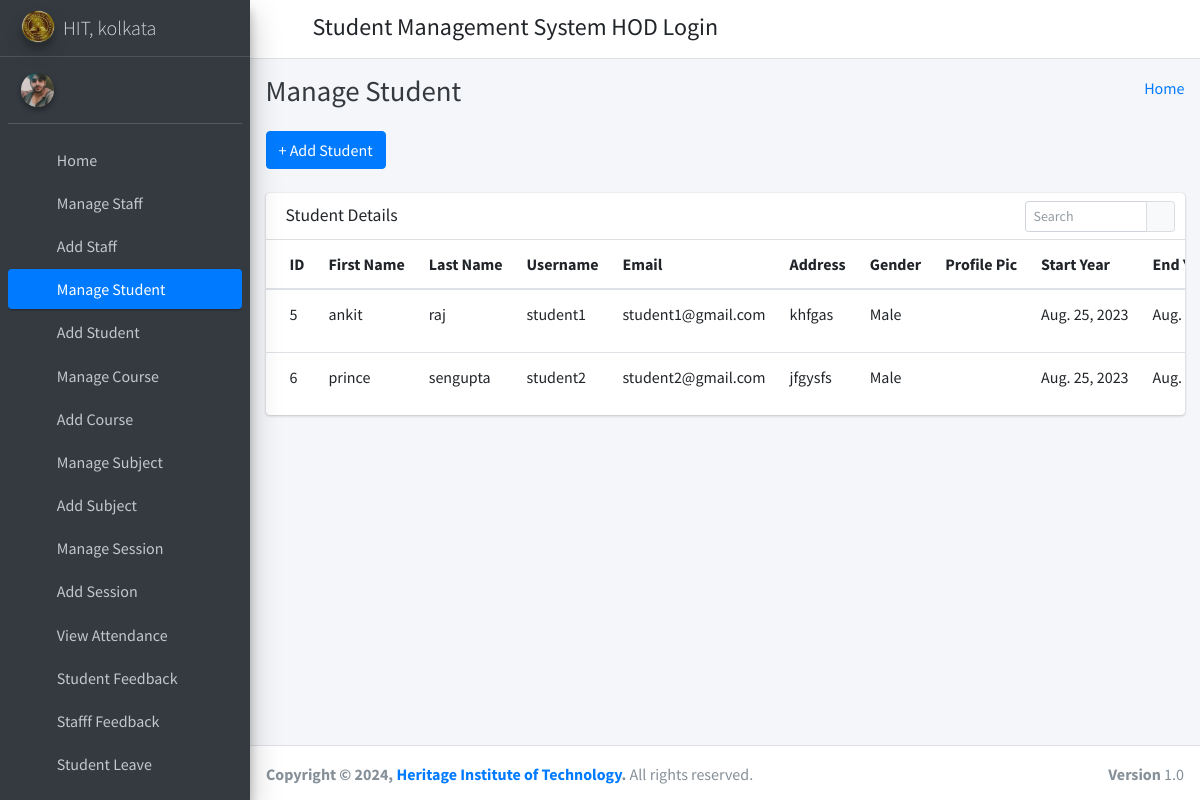
Screenshot of /manage_student/ (signed in) with the database file from the repository.
### student_management_app/models.py (models this page shows)
class Students(models.Model):
    id = models.AutoField(primary_key=True)
    admin = models.OneToOneField(CustomUser, on_delete = models.CASCADE)
    gender = models.CharField(max_length=50)
    profile_pic = models.FileField()
    address = models.TextField()
    course_id = models.ForeignKey(Courses, on_delete=models.DO_NOTHING, default=1)
    session_year_id = models.ForeignKey(SessionYearModel, on_delete=models.CASCADE)
    created_at = models.DateTimeField(auto_now_add=True)
    updated_at = models.DateTimeField(auto_now=True)
    objects = models.Manager()

class CustomUser(AbstractUser):
    user_type_data = ((1, "HOD"), (2, "Staff"), (3, "Student"))
    user_type = models.CharField(default=1, choices=user_type_data, max_length=10)

class SessionYearModel(models.Model):
    id = models.AutoField(primary_key=True)
    session_start_year = models.DateField()
    session_end_year = models.DateField()
    objects = models.Manager()

### student_management_app/HodViews.py (the view)
# urls.py: path('manage_student/', HodViews.manage_student, name="manage_student"),
def manage_student(request):
    students = Students.objects.all()
    context = {
        "students": students
    }
    return render(request, 'hod_template/manage_student_template.html', context)

### student_management_app/LoginCheckMiddleWare.py (called while the page is built, shortened)
    def process_view(self, request, view_func, view_args, view_kwargs):
        modulename = view_func.__module__
        user = request.user
        if user.is_authenticated:
            if user.user_type == "1":
                if modulename == "student_management_app.HodViews":
                    pass
                elif modulename == "student_management_app.views" or modulename == "django.views.static":
                    pass
                else:
                    return redirect("admin_home")
            else:
                return redirect("login")
        else:
            if request.path == reverse("login") or request.path == reverse("doLogin"):
                pass
            else:
                return redirect("login")

### student_management_app/templates/hod_template/manage_student_template.html (shortened to what this page needs)
{% extends 'hod_template/base_template.html' %}
{% block page_title %}
    Manage Student
{% endblock page_title %}
{% block main_content %}
{% load static %}
<section class="content">
        <div class="container-fluid">
            <a class="btn btn-primary" href="{% url 'add_student' %}" role="button">+ Add Student</a> <br/>&nbsp;
            <div class="row">
                <div class="col-md-12">
                    <div class="card">
                        <div class="card-header">
                            <h3 class="card-title">Student Details</h3>
                            <div class="card-tools">
                            <div class="input-group input-group-sm" style="width: 150px;">
                                <input type="text" name="table_search" class="form-control float-right" placeholder="Search">
                                <div class="input-group-append">
                                <button type="submit" class="btn btn-default"><i class="fas fa-search"></i></button>
                                </div>
                            </div>
                            </div>
                        </div>
                        <div class="card-body table-responsive p-0">
                            <table class="table table-hover text-nowrap">
                            <thead>
                                <tr>
                                <th>ID</th>
                                <th>First Name</th>
                                <th>Last Name</th>
                                <th>Username</th>
                                <th>Email</th>
                                <th>Address</th>
                                <th>Gender</th>
                                <th>Profile Pic</th>
                                <th>Start Year</th>
                                <th>End Year</th>
                                </tr>
                            </thead>
                            <tbody>
                                {% for student in students %}
                                <tr>
                                <td>{{ student.admin.id }}</td>
                                <td>{{ student.admin.first_name }}</td>
                                <td>{{ student.admin.last_name }}</td>
                                <td>{{ student.admin.username }}</td>
                                <td>{{ student.admin.email }}</td>
                                <td>{{ student.address }}</td>
                                <td>{{ student.gender }}</td>
                                <td> <img src="{{ student.profile_pic }}" style="width: 100px;" /> </td>
                                <td>{{ student.session_year_id.session_start_year }}</td>
                                <td>{{ student.session_year_id.session_end_year }}</td>
                                </tr>
                                {% endfor %}
                            </tbody>
                            </table>
                        </div>
                        </div>
                </div>
            </div>
        </div>
      </section>
  {% endblock main_content %}

### rows the page displays
Students: admin.id "5", admin.first_name "ankit", admin.last_name "raj", admin.username "student1", admin.email "student1@gmail.com", address "khfgas", gender "Male", session_year_id.session_start_year "Aug. 25, 2023", session_year_id.session_end_year "Aug.…"
Students: admin.id "6", admin.first_name "prince", admin.last_name "sengupta", admin.username "student2", admin.email "student2@gmail.com", address "jfgysfs", gender "Male", session_year_id.session_start_year "Aug. 25, 2023", session_year_id.session_end_year "Aug.…"
